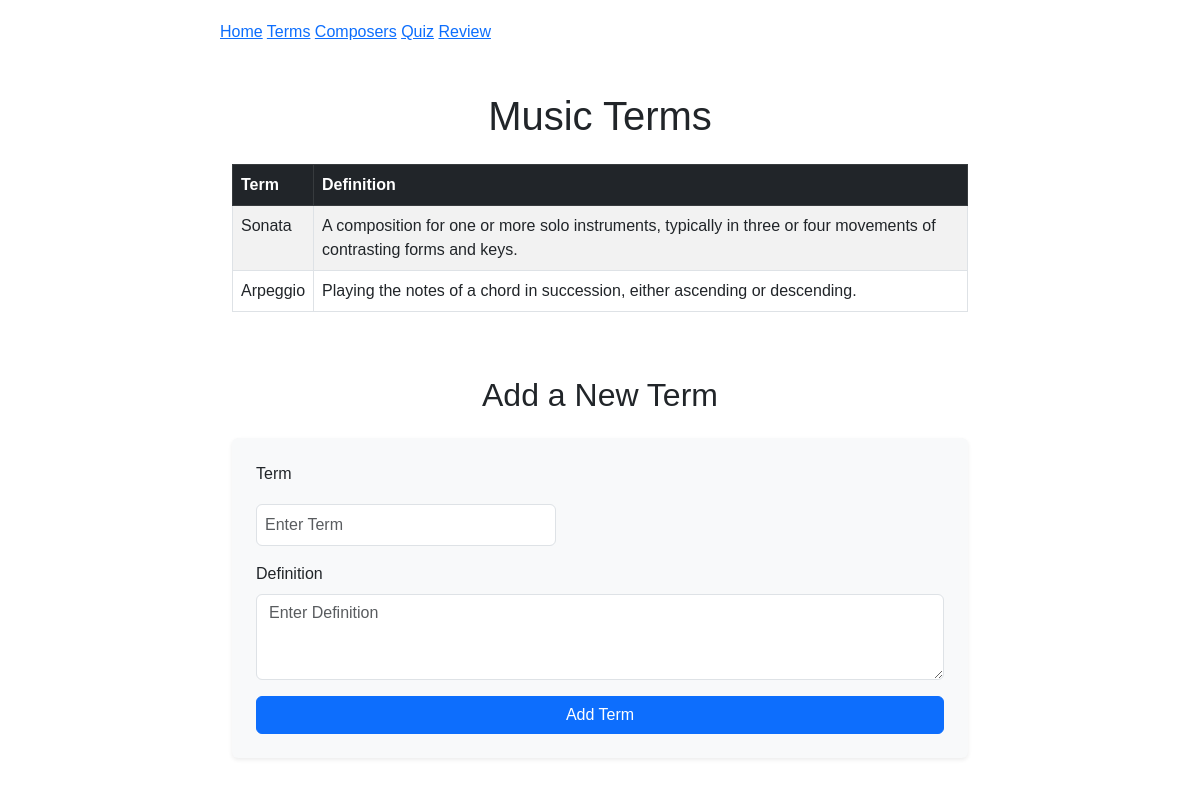
Screenshot of /terms with the database file from the repository.
### tables this page shows
CREATE TABLE terms (
    id INTEGER PRIMARY KEY AUTOINCREMENT,
    term TEXT NOT NULL,
    definition TEXT NOT NULL
);

### routing.py (the view)
@main.route("/terms")
def terms():
    terms = get_terms()
    return render_template("terms.html", terms=terms)

### database.py (called while the page is built)
def get_terms(search=None):
    conn = sqlite3.connect('music.db')
    c = conn.cursor()
    c.execute("SELECT * FROM terms")
    terms = c.fetchall()
    conn.close()
    return terms

### templates/terms.html
{% extends "base.html" %}
{% block content %}
<div class="container mt-5">
    <h1 class="text-center mb-4">Music Terms</h1>
    <div class="table-responsive">
        <table class="table table-striped table-bordered table-hover">
            <thead class="table-dark">
                <tr>
                    <th scope="col">Term</th>
                    <th scope="col">Definition</th>
                </tr>
            </thead>
            <tbody>
                {% for term in terms %}
                <tr>
                    <td>{{ term[1] }}</td>
                    <td>{{ term[2] }}</td>
                </tr>
                {% endfor %}
            </tbody>
        </table>
    </div>
    <div class="mt-5">
        <h2 class="text-center mb-4">Add a New Term</h2>
        <form action="/add_term" method="POST" class="bg-light p-4 rounded shadow-sm">
            <div class="mb-3">
                <label for="term" class="form-label">Term</label>
                <input type="text" name="term" class="form-control" placeholder="Enter Term" required>
            </div>
            <div class="mb-3">
                <label for="definition" class="form-label">Definition</label>
                <textarea name="definition" class="form-control" placeholder="Enter Definition" rows="3" required></textarea>
            </div>
            <button type="submit" class="btn btn-primary w-100">Add Term</button>
        </form>
    </div>
</div>
{% endblock %}

### templates/base.html (shortened to what this page needs)
<!DOCTYPE html>
<html>
<head>
    <link href="https://cdn.jsdelivr.net/npm/bootstrap@5.3.0/dist/css/bootstrap.min.css" rel="stylesheet">
    <link href="https://cdnjs.cloudflare.com/ajax/libs/font-awesome/6.0.0-beta3/css/all.min.css" rel="stylesheet">
    <link href="{{ url_for('static', filename='styles.css') }}" rel="stylesheet">
</head>
<body>
    <nav>
        <a href="/">Home</a>
        <a href="/terms">Terms</a>
        <a href="/composers">Composers</a>
        <a href="/quiz">Quiz</a>
        <a href="/review">Review</a>
    </nav>
    {% block content %}{% endblock %}
</body>
</html>

### static/audio/styles.css (style rules this page uses)
body { font-family: Arial, sans-serif; max-width: 800px; margin: 0 auto; padding: 20px; }
input[type="text"] { width: 300px; padding: 8px; margin: 10px 0; font-size: 16px; }
button { background: #4CAF50; color: white; border: none; padding: 10px 20px; border-radius: 5px; cursor: pointer; }
.table-responsive { margin-bottom: 2rem; }

### rows the page displays
terms: term "Sonata", definition "A composition for one or more solo instruments, typically in three or four movements of contrasting forms and keys."
terms: term "Arpeggio", definition "Playing the notes of a chord in succession, either ascending or descending."
